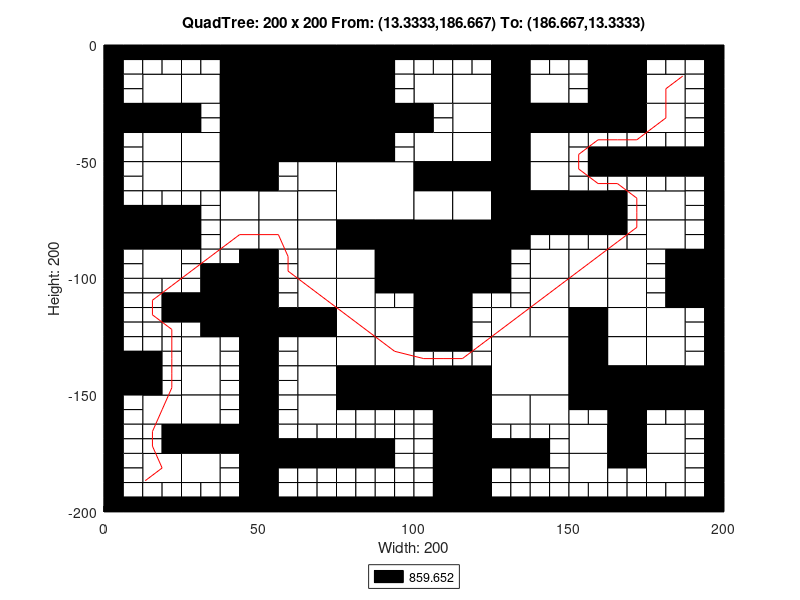

Here is the MATLAB script that generated this plot:
axis([0 200 -200 0]);
title('QuadTree: 200 x 200 From: (13.3333,186.667) To: (186.667,13.3333)');
xlabel('Width: 200');
ylabel('Height: 200');
rectangle('Position',[50 -25 25 25], 'FaceColor',[0 0 0]);
rectangle('Position',[50 -50 25 25], 'FaceColor',[0 0 0]);
rectangle('Position',[75 -75 25 25], 'FaceColor',[1 1 1]);
rectangle('Position',[100 -100 25 25], 'FaceColor',[0 0 0]);
rectangle('Position',[125 -150 25 25], 'FaceColor',[1 1 1]);
rectangle('Position',[12.5 -25 12.5 12.5], 'FaceColor',[1 1 1]);
rectangle('Position',[37.5 -12.5 12.5 12.5], 'FaceColor',[0 0 0]);
rectangle('Position',[25 -25 12.5 12.5], 'FaceColor',[1 1 1]);
rectangle('Position',[37.5 -25 12.5 12.5], 'FaceColor',[0 0 0]);
rectangle('Position',[0 -37.5 12.5 12.5], 'FaceColor',[0 0 0]);
rectangle('Position',[12.5 -37.5 12.5 12.5], 'FaceColor',[0 0 0]);
rectangle('Position',[12.5 -50 12.5 12.5], 'FaceColor',[1 1 1]);
rectangle('Position',[37.5 -37.5 12.5 12.5], 'FaceColor',[0 0 0]);
rectangle('Position',[25 -50 12.5 12.5], 'FaceColor',[1 1 1]);
rectangle('Position',[37.5 -50 12.5 12.5], 'FaceColor',[0 0 0]);
rectangle('Position',[75 -12.5 12.5 12.5], 'FaceColor',[0 0 0]);
rectangle('Position',[75 -25 12.5 12.5], 'FaceColor',[0 0 0]);
rectangle('Position',[75 -37.5 12.5 12.5], 'FaceColor',[0 0 0]);
rectangle('Position',[87.5 -37.5 12.5 12.5], 'FaceColor',[0 0 0]);
rectangle('Position',[75 -50 12.5 12.5], 'FaceColor',[0 0 0]);
rectangle('Position',[12.5 -62.5 12.5 12.5], 'FaceColor',[1 1 1]);
rectangle('Position',[25 -62.5 12.5 12.5], 'FaceColor',[1 1 1]);
rectangle('Position',[37.5 -62.5 12.5 12.5], 'FaceColor',[0 0 0]);
rectangle('Position',[37.5 -75 12.5 12.5], 'FaceColor',[1 1 1]);
rectangle('Position',[0 -87.5 12.5 12.5], 'FaceColor',[0 0 0]);
rectangle('Position',[12.5 -87.5 12.5 12.5], 'FaceColor',[0 0 0]);
rectangle('Position',[12.5 -100 12.5 12.5], 'FaceColor',[1 1 1]);
rectangle('Position',[37.5 -87.5 12.5 12.5], 'FaceColor',[1 1 1]);
rectangle('Position',[62.5 -62.5 12.5 12.5], 'FaceColor',[1 1 1]);
rectangle('Position',[50 -75 12.5 12.5], 'FaceColor',[1 1 1]);
rectangle('Position',[62.5 -75 12.5 12.5], 'FaceColor',[1 1 1]);
rectangle('Position',[50 -87.5 12.5 12.5], 'FaceColor',[1 1 1]);
rectangle('Position',[62.5 -87.5 12.5 12.5], 'FaceColor',[1 1 1]);
rectangle('Position',[62.5 -100 12.5 12.5], 'FaceColor',[1 1 1]);
rectangle('Position',[75 -87.5 12.5 12.5], 'FaceColor',[0 0 0]);
rectangle('Position',[87.5 -87.5 12.5 12.5], 'FaceColor',[0 0 0]);
rectangle('Position',[75 -100 12.5 12.5], 'FaceColor',[1 1 1]);
rectangle('Position',[87.5 -100 12.5 12.5], 'FaceColor',[0 0 0]);
rectangle('Position',[100 -25 12.5 12.5], 'FaceColor',[1 1 1]);
rectangle('Position',[112.5 -25 12.5 12.5], 'FaceColor',[1 1 1]);
rectangle('Position',[125 -12.5 12.5 12.5], 'FaceColor',[0 0 0]);
rectangle('Position',[125 -25 12.5 12.5], 'FaceColor',[0 0 0]);
rectangle('Position',[137.5 -25 12.5 12.5], 'FaceColor',[1 1 1]);
rectangle('Position',[112.5 -37.5 12.5 12.5], 'FaceColor',[1 1 1]);
rectangle('Position',[100 -50 12.5 12.5], 'FaceColor',[1 1 1]);
rectangle('Position',[112.5 -50 12.5 12.5], 'FaceColor',[1 1 1]);
rectangle('Position',[125 -37.5 12.5 12.5], 'FaceColor',[0 0 0]);
rectangle('Position',[137.5 -37.5 12.5 12.5], 'FaceColor',[0 0 0]);
rectangle('Position',[125 -50 12.5 12.5], 'FaceColor',[0 0 0]);
rectangle('Position',[137.5 -50 12.5 12.5], 'FaceColor',[1 1 1]);
rectangle('Position',[162.5 -12.5 12.5 12.5], 'FaceColor',[0 0 0]);
rectangle('Position',[162.5 -25 12.5 12.5], 'FaceColor',[0 0 0]);
rectangle('Position',[175 -25 12.5 12.5], 'FaceColor',[1 1 1]);
rectangle('Position',[150 -37.5 12.5 12.5], 'FaceColor',[0 0 0]);
rectangle('Position',[162.5 -37.5 12.5 12.5], 'FaceColor',[0 0 0]);
rectangle('Position',[175 -37.5 12.5 12.5], 'FaceColor',[1 1 1]);
rectangle('Position',[100 -62.5 12.5 12.5], 'FaceColor',[0 0 0]);
rectangle('Position',[112.5 -62.5 12.5 12.5], 'FaceColor',[0 0 0]);
rectangle('Position',[100 -75 12.5 12.5], 'FaceColor',[1 1 1]);
rectangle('Position',[112.5 -75 12.5 12.5], 'FaceColor',[1 1 1]);
rectangle('Position',[125 -62.5 12.5 12.5], 'FaceColor',[0 0 0]);
rectangle('Position',[137.5 -62.5 12.5 12.5], 'FaceColor',[1 1 1]);
rectangle('Position',[125 -75 12.5 12.5], 'FaceColor',[0 0 0]);
rectangle('Position',[137.5 -75 12.5 12.5], 'FaceColor',[0 0 0]);
rectangle('Position',[125 -87.5 12.5 12.5], 'FaceColor',[0 0 0]);
rectangle('Position',[137.5 -100 12.5 12.5], 'FaceColor',[1 1 1]);
rectangle('Position',[150 -75 12.5 12.5], 'FaceColor',[0 0 0]);
rectangle('Position',[175 -75 12.5 12.5], 'FaceColor',[1 1 1]);
rectangle('Position',[150 -100 12.5 12.5], 'FaceColor',[1 1 1]);
rectangle('Position',[162.5 -100 12.5 12.5], 'FaceColor',[1 1 1]);
rectangle('Position',[175 -87.5 12.5 12.5], 'FaceColor',[1 1 1]);
rectangle('Position',[187.5 -100 12.5 12.5], 'FaceColor',[0 0 0]);
rectangle('Position',[37.5 -112.5 12.5 12.5], 'FaceColor',[0 0 0]);
rectangle('Position',[37.5 -125 12.5 12.5], 'FaceColor',[0 0 0]);
rectangle('Position',[0 -150 12.5 12.5], 'FaceColor',[0 0 0]);
rectangle('Position',[25 -137.5 12.5 12.5], 'FaceColor',[1 1 1]);
rectangle('Position',[25 -150 12.5 12.5], 'FaceColor',[1 1 1]);
rectangle('Position',[62.5 -112.5 12.5 12.5], 'FaceColor',[1 1 1]);
rectangle('Position',[50 -125 12.5 12.5], 'FaceColor',[0 0 0]);
rectangle('Position',[62.5 -125 12.5 12.5], 'FaceColor',[0 0 0]);
rectangle('Position',[75 -112.5 12.5 12.5], 'FaceColor',[1 1 1]);
rectangle('Position',[75 -125 12.5 12.5], 'FaceColor',[1 1 1]);
rectangle('Position',[87.5 -125 12.5 12.5], 'FaceColor',[1 1 1]);
rectangle('Position',[62.5 -137.5 12.5 12.5], 'FaceColor',[1 1 1]);
rectangle('Position',[62.5 -150 12.5 12.5], 'FaceColor',[1 1 1]);
rectangle('Position',[75 -137.5 12.5 12.5], 'FaceColor',[1 1 1]);
rectangle('Position',[87.5 -137.5 12.5 12.5], 'FaceColor',[1 1 1]);
rectangle('Position',[75 -150 12.5 12.5], 'FaceColor',[0 0 0]);
rectangle('Position',[87.5 -150 12.5 12.5], 'FaceColor',[0 0 0]);
rectangle('Position',[12.5 -162.5 12.5 12.5], 'FaceColor',[1 1 1]);
rectangle('Position',[25 -162.5 12.5 12.5], 'FaceColor',[1 1 1]);
rectangle('Position',[25 -175 12.5 12.5], 'FaceColor',[0 0 0]);
rectangle('Position',[37.5 -175 12.5 12.5], 'FaceColor',[0 0 0]);
rectangle('Position',[12.5 -187.5 12.5 12.5], 'FaceColor',[1 1 1]);
rectangle('Position',[25 -187.5 12.5 12.5], 'FaceColor',[1 1 1]);
rectangle('Position',[62.5 -162.5 12.5 12.5], 'FaceColor',[1 1 1]);
rectangle('Position',[100 -112.5 12.5 12.5], 'FaceColor',[0 0 0]);
rectangle('Position',[100 -125 12.5 12.5], 'FaceColor',[0 0 0]);
rectangle('Position',[137.5 -112.5 12.5 12.5], 'FaceColor',[1 1 1]);
rectangle('Position',[125 -125 12.5 12.5], 'FaceColor',[1 1 1]);
rectangle('Position',[137.5 -125 12.5 12.5], 'FaceColor',[1 1 1]);
rectangle('Position',[100 -150 12.5 12.5], 'FaceColor',[0 0 0]);
rectangle('Position',[112.5 -150 12.5 12.5], 'FaceColor',[0 0 0]);
rectangle('Position',[150 -112.5 12.5 12.5], 'FaceColor',[1 1 1]);
rectangle('Position',[162.5 -112.5 12.5 12.5], 'FaceColor',[1 1 1]);
rectangle('Position',[150 -125 12.5 12.5], 'FaceColor',[0 0 0]);
rectangle('Position',[162.5 -125 12.5 12.5], 'FaceColor',[1 1 1]);
rectangle('Position',[187.5 -112.5 12.5 12.5], 'FaceColor',[0 0 0]);
rectangle('Position',[175 -125 12.5 12.5], 'FaceColor',[1 1 1]);
rectangle('Position',[150 -137.5 12.5 12.5], 'FaceColor',[0 0 0]);
rectangle('Position',[162.5 -137.5 12.5 12.5], 'FaceColor',[1 1 1]);
rectangle('Position',[150 -150 12.5 12.5], 'FaceColor',[0 0 0]);
rectangle('Position',[162.5 -150 12.5 12.5], 'FaceColor',[0 0 0]);
rectangle('Position',[175 -137.5 12.5 12.5], 'FaceColor',[1 1 1]);
rectangle('Position',[175 -150 12.5 12.5], 'FaceColor',[0 0 0]);
rectangle('Position',[187.5 -150 12.5 12.5], 'FaceColor',[0 0 0]);
rectangle('Position',[112.5 -162.5 12.5 12.5], 'FaceColor',[0 0 0]);
rectangle('Position',[112.5 -175 12.5 12.5], 'FaceColor',[0 0 0]);
rectangle('Position',[125 -162.5 12.5 12.5], 'FaceColor',[1 1 1]);
rectangle('Position',[137.5 -162.5 12.5 12.5], 'FaceColor',[1 1 1]);
rectangle('Position',[112.5 -187.5 12.5 12.5], 'FaceColor',[0 0 0]);
rectangle('Position',[112.5 -200 12.5 12.5], 'FaceColor',[0 0 0]);
rectangle('Position',[162.5 -162.5 12.5 12.5], 'FaceColor',[0 0 0]);
rectangle('Position',[150 -175 12.5 12.5], 'FaceColor',[1 1 1]);
rectangle('Position',[162.5 -175 12.5 12.5], 'FaceColor',[0 0 0]);
rectangle('Position',[175 -175 12.5 12.5], 'FaceColor',[1 1 1]);
rectangle('Position',[150 -187.5 12.5 12.5], 'FaceColor',[1 1 1]);
rectangle('Position',[175 -187.5 12.5 12.5], 'FaceColor',[1 1 1]);
rectangle('Position',[0 -6.25 6.25 6.25], 'FaceColor',[0 0 0]);
rectangle('Position',[6.25 -6.25 6.25 6.25], 'FaceColor',[0 0 0]);
rectangle('Position',[0 -12.5 6.25 6.25], 'FaceColor',[0 0 0]);
rectangle('Position',[6.25 -12.5 6.25 6.25], 'FaceColor',[1 1 1]);
rectangle('Position',[12.5 -6.25 6.25 6.25], 'FaceColor',[0 0 0]);
rectangle('Position',[18.75 -6.25 6.25 6.25], 'FaceColor',[0 0 0]);
rectangle('Position',[12.5 -12.5 6.25 6.25], 'FaceColor',[1 1 1]);
rectangle('Position',[18.75 -12.5 6.25 6.25], 'FaceColor',[1 1 1]);
rectangle('Position',[0 -18.75 6.25 6.25], 'FaceColor',[0 0 0]);
rectangle('Position',[6.25 -18.75 6.25 6.25], 'FaceColor',[1 1 1]);
rectangle('Position',[0 -25 6.25 6.25], 'FaceColor',[0 0 0]);
rectangle('Position',[6.25 -25 6.25 6.25], 'FaceColor',[1 1 1]);
rectangle('Position',[25 -6.25 6.25 6.25], 'FaceColor',[0 0 0]);
rectangle('Position',[31.25 -6.25 6.25 6.25], 'FaceColor',[0 0 0]);
rectangle('Position',[25 -12.5 6.25 6.25], 'FaceColor',[1 1 1]);
rectangle('Position',[31.25 -12.5 6.25 6.25], 'FaceColor',[1 1 1]);
rectangle('Position',[0 -43.75 6.25 6.25], 'FaceColor',[0 0 0]);
rectangle('Position',[6.25 -43.75 6.25 6.25], 'FaceColor',[1 1 1]);
rectangle('Position',[0 -50 6.25 6.25], 'FaceColor',[0 0 0]);
rectangle('Position',[6.25 -50 6.25 6.25], 'FaceColor',[1 1 1]);
rectangle('Position',[25 -31.25 6.25 6.25], 'FaceColor',[0 0 0]);
rectangle('Position',[31.25 -31.25 6.25 6.25], 'FaceColor',[1 1 1]);
rectangle('Position',[25 -37.5 6.25 6.25], 'FaceColor',[0 0 0]);
rectangle('Position',[31.25 -37.5 6.25 6.25], 'FaceColor',[1 1 1]);
rectangle('Position',[87.5 -6.25 6.25 6.25], 'FaceColor',[0 0 0]);
rectangle('Position',[93.75 -6.25 6.25 6.25], 'FaceColor',[0 0 0]);
rectangle('Position',[87.5 -12.5 6.25 6.25], 'FaceColor',[0 0 0]);
rectangle('Position',[93.75 -12.5 6.25 6.25], 'FaceColor',[1 1 1]);
rectangle('Position',[87.5 -18.75 6.25 6.25], 'FaceColor',[0 0 0]);
rectangle('Position',[93.75 -18.75 6.25 6.25], 'FaceColor',[1 1 1]);
rectangle('Position',[87.5 -25 6.25 6.25], 'FaceColor',[0 0 0]);
rectangle('Position',[93.75 -25 6.25 6.25], 'FaceColor',[1 1 1]);
rectangle('Position',[87.5 -43.75 6.25 6.25], 'FaceColor',[0 0 0]);
rectangle('Position',[93.75 -43.75 6.25 6.25], 'FaceColor',[1 1 1]);
rectangle('Position',[87.5 -50 6.25 6.25], 'FaceColor',[0 0 0]);
rectangle('Position',[93.75 -50 6.25 6.25], 'FaceColor',[1 1 1]);
rectangle('Position',[0 -56.25 6.25 6.25], 'FaceColor',[0 0 0]);
rectangle('Position',[6.25 -56.25 6.25 6.25], 'FaceColor',[1 1 1]);
rectangle('Position',[0 -62.5 6.25 6.25], 'FaceColor',[0 0 0]);
rectangle('Position',[6.25 -62.5 6.25 6.25], 'FaceColor',[1 1 1]);
rectangle('Position',[0 -68.75 6.25 6.25], 'FaceColor',[0 0 0]);
rectangle('Position',[6.25 -68.75 6.25 6.25], 'FaceColor',[1 1 1]);
rectangle('Position',[0 -75 6.25 6.25], 'FaceColor',[0 0 0]);
rectangle('Position',[6.25 -75 6.25 6.25], 'FaceColor',[0 0 0]);
rectangle('Position',[12.5 -68.75 6.25 6.25], 'FaceColor',[1 1 1]);
rectangle('Position',[18.75 -68.75 6.25 6.25], 'FaceColor',[1 1 1]);
rectangle('Position',[12.5 -75 6.25 6.25], 'FaceColor',[0 0 0]);
rectangle('Position',[18.75 -75 6.25 6.25], 'FaceColor',[0 0 0]);
rectangle('Position',[25 -68.75 6.25 6.25], 'FaceColor',[1 1 1]);
rectangle('Position',[31.25 -68.75 6.25 6.25], 'FaceColor',[1 1 1]);
rectangle('Position',[25 -75 6.25 6.25], 'FaceColor',[0 0 0]);
rectangle('Position',[31.25 -75 6.25 6.25], 'FaceColor',[1 1 1]);
rectangle('Position',[0 -93.75 6.25 6.25], 'FaceColor',[0 0 0]);
rectangle('Position',[6.25 -93.75 6.25 6.25], 'FaceColor',[1 1 1]);
rectangle('Position',[0 -100 6.25 6.25], 'FaceColor',[0 0 0]);
rectangle('Position',[6.25 -100 6.25 6.25], 'FaceColor',[1 1 1]);
rectangle('Position',[25 -81.25 6.25 6.25], 'FaceColor',[0 0 0]);
rectangle('Position',[31.25 -81.25 6.25 6.25], 'FaceColor',[1 1 1]);
rectangle('Position',[25 -87.5 6.25 6.25], 'FaceColor',[0 0 0]);
rectangle('Position',[31.25 -87.5 6.25 6.25], 'FaceColor',[1 1 1]);
rectangle('Position',[25 -93.75 6.25 6.25], 'FaceColor',[1 1 1]);
rectangle('Position',[31.25 -93.75 6.25 6.25], 'FaceColor',[1 1 1]);
rectangle('Position',[25 -100 6.25 6.25], 'FaceColor',[1 1 1]);
rectangle('Position',[31.25 -100 6.25 6.25], 'FaceColor',[0 0 0]);
rectangle('Position',[37.5 -93.75 6.25 6.25], 'FaceColor',[1 1 1]);
rectangle('Position',[43.75 -93.75 6.25 6.25], 'FaceColor',[0 0 0]);
rectangle('Position',[37.5 -100 6.25 6.25], 'FaceColor',[0 0 0]);
rectangle('Position',[43.75 -100 6.25 6.25], 'FaceColor',[0 0 0]);
rectangle('Position',[50 -56.25 6.25 6.25], 'FaceColor',[0 0 0]);
rectangle('Position',[56.25 -56.25 6.25 6.25], 'FaceColor',[1 1 1]);
rectangle('Position',[50 -62.5 6.25 6.25], 'FaceColor',[0 0 0]);
rectangle('Position',[56.25 -62.5 6.25 6.25], 'FaceColor',[1 1 1]);
rectangle('Position',[50 -93.75 6.25 6.25], 'FaceColor',[0 0 0]);
rectangle('Position',[56.25 -93.75 6.25 6.25], 'FaceColor',[1 1 1]);
rectangle('Position',[50 -100 6.25 6.25], 'FaceColor',[0 0 0]);
rectangle('Position',[56.25 -100 6.25 6.25], 'FaceColor',[1 1 1]);
rectangle('Position',[100 -6.25 6.25 6.25], 'FaceColor',[0 0 0]);
rectangle('Position',[106.25 -6.25 6.25 6.25], 'FaceColor',[0 0 0]);
rectangle('Position',[100 -12.5 6.25 6.25], 'FaceColor',[1 1 1]);
rectangle('Position',[106.25 -12.5 6.25 6.25], 'FaceColor',[1 1 1]);
rectangle('Position',[112.5 -6.25 6.25 6.25], 'FaceColor',[0 0 0]);
rectangle('Position',[118.75 -6.25 6.25 6.25], 'FaceColor',[0 0 0]);
rectangle('Position',[112.5 -12.5 6.25 6.25], 'FaceColor',[1 1 1]);
rectangle('Position',[118.75 -12.5 6.25 6.25], 'FaceColor',[1 1 1]);
rectangle('Position',[137.5 -6.25 6.25 6.25], 'FaceColor',[0 0 0]);
rectangle('Position',[143.75 -6.25 6.25 6.25], 'FaceColor',[0 0 0]);
rectangle('Position',[137.5 -12.5 6.25 6.25], 'FaceColor',[1 1 1]);
rectangle('Position',[143.75 -12.5 6.25 6.25], 'FaceColor',[1 1 1]);
rectangle('Position',[100 -31.25 6.25 6.25], 'FaceColor',[0 0 0]);
rectangle('Position',[106.25 -31.25 6.25 6.25], 'FaceColor',[1 1 1]);
rectangle('Position',[100 -37.5 6.25 6.25], 'FaceColor',[0 0 0]);
rectangle('Position',[106.25 -37.5 6.25 6.25], 'FaceColor',[1 1 1]);
rectangle('Position',[150 -6.25 6.25 6.25], 'FaceColor',[0 0 0]);
rectangle('Position',[156.25 -6.25 6.25 6.25], 'FaceColor',[0 0 0]);
rectangle('Position',[150 -12.5 6.25 6.25], 'FaceColor',[1 1 1]);
rectangle('Position',[156.25 -12.5 6.25 6.25], 'FaceColor',[0 0 0]);
rectangle('Position',[150 -18.75 6.25 6.25], 'FaceColor',[1 1 1]);
rectangle('Position',[156.25 -18.75 6.25 6.25], 'FaceColor',[0 0 0]);
rectangle('Position',[150 -25 6.25 6.25], 'FaceColor',[1 1 1]);
rectangle('Position',[156.25 -25 6.25 6.25], 'FaceColor',[0 0 0]);
rectangle('Position',[175 -6.25 6.25 6.25], 'FaceColor',[0 0 0]);
rectangle('Position',[181.25 -6.25 6.25 6.25], 'FaceColor',[0 0 0]);
rectangle('Position',[175 -12.5 6.25 6.25], 'FaceColor',[1 1 1]);
rectangle('Position',[181.25 -12.5 6.25 6.25], 'FaceColor',[1 1 1]);
rectangle('Position',[187.5 -6.25 6.25 6.25], 'FaceColor',[0 0 0]);
rectangle('Position',[193.75 -6.25 6.25 6.25], 'FaceColor',[0 0 0]);
rectangle('Position',[187.5 -12.5 6.25 6.25], 'FaceColor',[1 1 1]);
rectangle('Position',[193.75 -12.5 6.25 6.25], 'FaceColor',[0 0 0]);
rectangle('Position',[187.5 -18.75 6.25 6.25], 'FaceColor',[1 1 1]);
rectangle('Position',[193.75 -18.75 6.25 6.25], 'FaceColor',[0 0 0]);
rectangle('Position',[187.5 -25 6.25 6.25], 'FaceColor',[1 1 1]);
rectangle('Position',[193.75 -25 6.25 6.25], 'FaceColor',[0 0 0]);
rectangle('Position',[150 -43.75 6.25 6.25], 'FaceColor',[1 1 1]);
rectangle('Position',[156.25 -43.75 6.25 6.25], 'FaceColor',[1 1 1]);
rectangle('Position',[150 -50 6.25 6.25], 'FaceColor',[1 1 1]);
rectangle('Position',[156.25 -50 6.25 6.25], 'FaceColor',[0 0 0]);
rectangle('Position',[162.5 -43.75 6.25 6.25], 'FaceColor',[1 1 1]);
rectangle('Position',[168.75 -43.75 6.25 6.25], 'FaceColor',[1 1 1]);
rectangle('Position',[162.5 -50 6.25 6.25], 'FaceColor',[0 0 0]);
rectangle('Position',[168.75 -50 6.25 6.25], 'FaceColor',[0 0 0]);
rectangle('Position',[187.5 -31.25 6.25 6.25], 'FaceColor',[1 1 1]);
rectangle('Position',[193.75 -31.25 6.25 6.25], 'FaceColor',[0 0 0]);
rectangle('Position',[187.5 -37.5 6.25 6.25], 'FaceColor',[1 1 1]);
rectangle('Position',[193.75 -37.5 6.25 6.25], 'FaceColor',[0 0 0]);
rectangle('Position',[175 -43.75 6.25 6.25], 'FaceColor',[1 1 1]);
rectangle('Position',[181.25 -43.75 6.25 6.25], 'FaceColor',[1 1 1]);
rectangle('Position',[175 -50 6.25 6.25], 'FaceColor',[0 0 0]);
rectangle('Position',[181.25 -50 6.25 6.25], 'FaceColor',[0 0 0]);
rectangle('Position',[187.5 -43.75 6.25 6.25], 'FaceColor',[1 1 1]);
rectangle('Position',[193.75 -43.75 6.25 6.25], 'FaceColor',[0 0 0]);
rectangle('Position',[187.5 -50 6.25 6.25], 'FaceColor',[0 0 0]);
rectangle('Position',[193.75 -50 6.25 6.25], 'FaceColor',[0 0 0]);
rectangle('Position',[137.5 -81.25 6.25 6.25], 'FaceColor',[0 0 0]);
rectangle('Position',[143.75 -81.25 6.25 6.25], 'FaceColor',[0 0 0]);
rectangle('Position',[137.5 -87.5 6.25 6.25], 'FaceColor',[1 1 1]);
rectangle('Position',[143.75 -87.5 6.25 6.25], 'FaceColor',[1 1 1]);
rectangle('Position',[125 -93.75 6.25 6.25], 'FaceColor',[0 0 0]);
rectangle('Position',[131.25 -93.75 6.25 6.25], 'FaceColor',[1 1 1]);
rectangle('Position',[125 -100 6.25 6.25], 'FaceColor',[0 0 0]);
rectangle('Position',[131.25 -100 6.25 6.25], 'FaceColor',[1 1 1]);
rectangle('Position',[150 -56.25 6.25 6.25], 'FaceColor',[1 1 1]);
rectangle('Position',[156.25 -56.25 6.25 6.25], 'FaceColor',[0 0 0]);
rectangle('Position',[150 -62.5 6.25 6.25], 'FaceColor',[1 1 1]);
rectangle('Position',[156.25 -62.5 6.25 6.25], 'FaceColor',[1 1 1]);
rectangle('Position',[162.5 -56.25 6.25 6.25], 'FaceColor',[0 0 0]);
rectangle('Position',[168.75 -56.25 6.25 6.25], 'FaceColor',[0 0 0]);
rectangle('Position',[162.5 -62.5 6.25 6.25], 'FaceColor',[1 1 1]);
rectangle('Position',[168.75 -62.5 6.25 6.25], 'FaceColor',[1 1 1]);
rectangle('Position',[162.5 -68.75 6.25 6.25], 'FaceColor',[0 0 0]);
rectangle('Position',[168.75 -68.75 6.25 6.25], 'FaceColor',[1 1 1]);
rectangle('Position',[162.5 -75 6.25 6.25], 'FaceColor',[0 0 0]);
rectangle('Position',[168.75 -75 6.25 6.25], 'FaceColor',[1 1 1]);
rectangle('Position',[175 -56.25 6.25 6.25], 'FaceColor',[0 0 0]);
rectangle('Position',[181.25 -56.25 6.25 6.25], 'FaceColor',[0 0 0]);
rectangle('Position',[175 -62.5 6.25 6.25], 'FaceColor',[1 1 1]);
rectangle('Position',[181.25 -62.5 6.25 6.25], 'FaceColor',[1 1 1]);
rectangle('Position',[187.5 -56.25 6.25 6.25], 'FaceColor',[0 0 0]);
rectangle('Position',[193.75 -56.25 6.25 6.25], 'FaceColor',[0 0 0]);
rectangle('Position',[187.5 -62.5 6.25 6.25], 'FaceColor',[1 1 1]);
rectangle('Position',[193.75 -62.5 6.25 6.25], 'FaceColor',[0 0 0]);
rectangle('Position',[187.5 -68.75 6.25 6.25], 'FaceColor',[1 1 1]);
rectangle('Position',[193.75 -68.75 6.25 6.25], 'FaceColor',[0 0 0]);
rectangle('Position',[187.5 -75 6.25 6.25], 'FaceColor',[1 1 1]);
rectangle('Position',[193.75 -75 6.25 6.25], 'FaceColor',[0 0 0]);
rectangle('Position',[150 -81.25 6.25 6.25], 'FaceColor',[0 0 0]);
rectangle('Position',[156.25 -81.25 6.25 6.25], 'FaceColor',[0 0 0]);
rectangle('Position',[150 -87.5 6.25 6.25], 'FaceColor',[1 1 1]);
rectangle('Position',[156.25 -87.5 6.25 6.25], 'FaceColor',[1 1 1]);
rectangle('Position',[162.5 -81.25 6.25 6.25], 'FaceColor',[0 0 0]);
rectangle('Position',[168.75 -81.25 6.25 6.25], 'FaceColor',[1 1 1]);
rectangle('Position',[162.5 -87.5 6.25 6.25], 'FaceColor',[1 1 1]);
rectangle('Position',[168.75 -87.5 6.25 6.25], 'FaceColor',[1 1 1]);
rectangle('Position',[187.5 -81.25 6.25 6.25], 'FaceColor',[1 1 1]);
rectangle('Position',[193.75 -81.25 6.25 6.25], 'FaceColor',[0 0 0]);
rectangle('Position',[187.5 -87.5 6.25 6.25], 'FaceColor',[1 1 1]);
rectangle('Position',[193.75 -87.5 6.25 6.25], 'FaceColor',[0 0 0]);
rectangle('Position',[175 -93.75 6.25 6.25], 'FaceColor',[1 1 1]);
rectangle('Position',[181.25 -93.75 6.25 6.25], 'FaceColor',[0 0 0]);
rectangle('Position',[175 -100 6.25 6.25], 'FaceColor',[1 1 1]);
rectangle('Position',[181.25 -100 6.25 6.25], 'FaceColor',[0 0 0]);
rectangle('Position',[0 -106.25 6.25 6.25], 'FaceColor',[0 0 0]);
rectangle('Position',[6.25 -106.25 6.25 6.25], 'FaceColor',[1 1 1]);
rectangle('Position',[0 -112.5 6.25 6.25], 'FaceColor',[0 0 0]);
rectangle('Position',[6.25 -112.5 6.25 6.25], 'FaceColor',[1 1 1]);
rectangle('Position',[12.5 -106.25 6.25 6.25], 'FaceColor',[1 1 1]);
rectangle('Position',[18.75 -106.25 6.25 6.25], 'FaceColor',[1 1 1]);
rectangle('Position',[12.5 -112.5 6.25 6.25], 'FaceColor',[1 1 1]);
rectangle('Position',[18.75 -112.5 6.25 6.25], 'FaceColor',[0 0 0]);
rectangle('Position',[0 -118.75 6.25 6.25], 'FaceColor',[0 0 0]);
rectangle('Position',[6.25 -118.75 6.25 6.25], 'FaceColor',[1 1 1]);
rectangle('Position',[0 -125 6.25 6.25], 'FaceColor',[0 0 0]);
rectangle('Position',[6.25 -125 6.25 6.25], 'FaceColor',[1 1 1]);
rectangle('Position',[12.5 -118.75 6.25 6.25], 'FaceColor',[1 1 1]);
rectangle('Position',[18.75 -118.75 6.25 6.25], 'FaceColor',[0 0 0]);
rectangle('Position',[12.5 -125 6.25 6.25], 'FaceColor',[1 1 1]);
rectangle('Position',[18.75 -125 6.25 6.25], 'FaceColor',[1 1 1]);
rectangle('Position',[25 -106.25 6.25 6.25], 'FaceColor',[1 1 1]);
rectangle('Position',[31.25 -106.25 6.25 6.25], 'FaceColor',[0 0 0]);
rectangle('Position',[25 -112.5 6.25 6.25], 'FaceColor',[0 0 0]);
rectangle('Position',[31.25 -112.5 6.25 6.25], 'FaceColor',[0 0 0]);
rectangle('Position',[25 -118.75 6.25 6.25], 'FaceColor',[0 0 0]);
rectangle('Position',[31.25 -118.75 6.25 6.25], 'FaceColor',[0 0 0]);
rectangle('Position',[25 -125 6.25 6.25], 'FaceColor',[1 1 1]);
rectangle('Position',[31.25 -125 6.25 6.25], 'FaceColor',[0 0 0]);
rectangle('Position',[0 -131.25 6.25 6.25], 'FaceColor',[0 0 0]);
rectangle('Position',[6.25 -131.25 6.25 6.25], 'FaceColor',[1 1 1]);
rectangle('Position',[0 -137.5 6.25 6.25], 'FaceColor',[0 0 0]);
rectangle('Position',[6.25 -137.5 6.25 6.25], 'FaceColor',[0 0 0]);
rectangle('Position',[12.5 -131.25 6.25 6.25], 'FaceColor',[1 1 1]);
rectangle('Position',[18.75 -131.25 6.25 6.25], 'FaceColor',[1 1 1]);
rectangle('Position',[12.5 -137.5 6.25 6.25], 'FaceColor',[0 0 0]);
rectangle('Position',[18.75 -137.5 6.25 6.25], 'FaceColor',[1 1 1]);
rectangle('Position',[12.5 -143.75 6.25 6.25], 'FaceColor',[0 0 0]);
rectangle('Position',[18.75 -143.75 6.25 6.25], 'FaceColor',[1 1 1]);
rectangle('Position',[12.5 -150 6.25 6.25], 'FaceColor',[0 0 0]);
rectangle('Position',[18.75 -150 6.25 6.25], 'FaceColor',[1 1 1]);
rectangle('Position',[37.5 -131.25 6.25 6.25], 'FaceColor',[1 1 1]);
rectangle('Position',[43.75 -131.25 6.25 6.25], 'FaceColor',[0 0 0]);
rectangle('Position',[37.5 -137.5 6.25 6.25], 'FaceColor',[1 1 1]);
rectangle('Position',[43.75 -137.5 6.25 6.25], 'FaceColor',[0 0 0]);
rectangle('Position',[37.5 -143.75 6.25 6.25], 'FaceColor',[1 1 1]);
rectangle('Position',[43.75 -143.75 6.25 6.25], 'FaceColor',[0 0 0]);
rectangle('Position',[37.5 -150 6.25 6.25], 'FaceColor',[1 1 1]);
rectangle('Position',[43.75 -150 6.25 6.25], 'FaceColor',[0 0 0]);
rectangle('Position',[50 -106.25 6.25 6.25], 'FaceColor',[0 0 0]);
rectangle('Position',[56.25 -106.25 6.25 6.25], 'FaceColor',[1 1 1]);
rectangle('Position',[50 -112.5 6.25 6.25], 'FaceColor',[0 0 0]);
rectangle('Position',[56.25 -112.5 6.25 6.25], 'FaceColor',[1 1 1]);
rectangle('Position',[87.5 -106.25 6.25 6.25], 'FaceColor',[0 0 0]);
rectangle('Position',[93.75 -106.25 6.25 6.25], 'FaceColor',[0 0 0]);
rectangle('Position',[87.5 -112.5 6.25 6.25], 'FaceColor',[1 1 1]);
rectangle('Position',[93.75 -112.5 6.25 6.25], 'FaceColor',[1 1 1]);
rectangle('Position',[50 -131.25 6.25 6.25], 'FaceColor',[0 0 0]);
rectangle('Position',[56.25 -131.25 6.25 6.25], 'FaceColor',[1 1 1]);
rectangle('Position',[50 -137.5 6.25 6.25], 'FaceColor',[0 0 0]);
rectangle('Position',[56.25 -137.5 6.25 6.25], 'FaceColor',[1 1 1]);
rectangle('Position',[50 -143.75 6.25 6.25], 'FaceColor',[0 0 0]);
rectangle('Position',[56.25 -143.75 6.25 6.25], 'FaceColor',[1 1 1]);
rectangle('Position',[50 -150 6.25 6.25], 'FaceColor',[0 0 0]);
rectangle('Position',[56.25 -150 6.25 6.25], 'FaceColor',[1 1 1]);
rectangle('Position',[0 -156.25 6.25 6.25], 'FaceColor',[0 0 0]);
rectangle('Position',[6.25 -156.25 6.25 6.25], 'FaceColor',[1 1 1]);
rectangle('Position',[0 -162.5 6.25 6.25], 'FaceColor',[0 0 0]);
rectangle('Position',[6.25 -162.5 6.25 6.25], 'FaceColor',[1 1 1]);
rectangle('Position',[0 -168.75 6.25 6.25], 'FaceColor',[0 0 0]);
rectangle('Position',[6.25 -168.75 6.25 6.25], 'FaceColor',[1 1 1]);
rectangle('Position',[0 -175 6.25 6.25], 'FaceColor',[0 0 0]);
rectangle('Position',[6.25 -175 6.25 6.25], 'FaceColor',[1 1 1]);
rectangle('Position',[12.5 -168.75 6.25 6.25], 'FaceColor',[1 1 1]);
rectangle('Position',[18.75 -168.75 6.25 6.25], 'FaceColor',[0 0 0]);
rectangle('Position',[12.5 -175 6.25 6.25], 'FaceColor',[1 1 1]);
rectangle('Position',[18.75 -175 6.25 6.25], 'FaceColor',[0 0 0]);
rectangle('Position',[37.5 -156.25 6.25 6.25], 'FaceColor',[1 1 1]);
rectangle('Position',[43.75 -156.25 6.25 6.25], 'FaceColor',[0 0 0]);
rectangle('Position',[37.5 -162.5 6.25 6.25], 'FaceColor',[1 1 1]);
rectangle('Position',[43.75 -162.5 6.25 6.25], 'FaceColor',[0 0 0]);
rectangle('Position',[0 -181.25 6.25 6.25], 'FaceColor',[0 0 0]);
rectangle('Position',[6.25 -181.25 6.25 6.25], 'FaceColor',[1 1 1]);
rectangle('Position',[0 -187.5 6.25 6.25], 'FaceColor',[0 0 0]);
rectangle('Position',[6.25 -187.5 6.25 6.25], 'FaceColor',[1 1 1]);
rectangle('Position',[0 -193.75 6.25 6.25], 'FaceColor',[0 0 0]);
rectangle('Position',[6.25 -193.75 6.25 6.25], 'FaceColor',[1 1 1]);
rectangle('Position',[0 -200 6.25 6.25], 'FaceColor',[0 0 0]);
rectangle('Position',[6.25 -200 6.25 6.25], 'FaceColor',[0 0 0]);
rectangle('Position',[12.5 -193.75 6.25 6.25], 'FaceColor',[1 1 1]);
rectangle('Position',[18.75 -193.75 6.25 6.25], 'FaceColor',[1 1 1]);
rectangle('Position',[12.5 -200 6.25 6.25], 'FaceColor',[0 0 0]);
rectangle('Position',[18.75 -200 6.25 6.25], 'FaceColor',[0 0 0]);
rectangle('Position',[37.5 -181.25 6.25 6.25], 'FaceColor',[1 1 1]);
rectangle('Position',[43.75 -181.25 6.25 6.25], 'FaceColor',[0 0 0]);
rectangle('Position',[37.5 -187.5 6.25 6.25], 'FaceColor',[1 1 1]);
rectangle('Position',[43.75 -187.5 6.25 6.25], 'FaceColor',[0 0 0]);
rectangle('Position',[25 -193.75 6.25 6.25], 'FaceColor',[1 1 1]);
rectangle('Position',[31.25 -193.75 6.25 6.25], 'FaceColor',[1 1 1]);
rectangle('Position',[25 -200 6.25 6.25], 'FaceColor',[0 0 0]);
rectangle('Position',[31.25 -200 6.25 6.25], 'FaceColor',[0 0 0]);
rectangle('Position',[37.5 -193.75 6.25 6.25], 'FaceColor',[1 1 1]);
rectangle('Position',[43.75 -193.75 6.25 6.25], 'FaceColor',[0 0 0]);
rectangle('Position',[37.5 -200 6.25 6.25], 'FaceColor',[0 0 0]);
rectangle('Position',[43.75 -200 6.25 6.25], 'FaceColor',[0 0 0]);
rectangle('Position',[50 -156.25 6.25 6.25], 'FaceColor',[0 0 0]);
rectangle('Position',[56.25 -156.25 6.25 6.25], 'FaceColor',[1 1 1]);
rectangle('Position',[50 -162.5 6.25 6.25], 'FaceColor',[0 0 0]);
rectangle('Position',[56.25 -162.5 6.25 6.25], 'FaceColor',[1 1 1]);
rectangle('Position',[50 -168.75 6.25 6.25], 'FaceColor',[0 0 0]);
rectangle('Position',[56.25 -168.75 6.25 6.25], 'FaceColor',[1 1 1]);
rectangle('Position',[50 -175 6.25 6.25], 'FaceColor',[0 0 0]);
rectangle('Position',[56.25 -175 6.25 6.25], 'FaceColor',[0 0 0]);
rectangle('Position',[62.5 -168.75 6.25 6.25], 'FaceColor',[1 1 1]);
rectangle('Position',[68.75 -168.75 6.25 6.25], 'FaceColor',[1 1 1]);
rectangle('Position',[62.5 -175 6.25 6.25], 'FaceColor',[0 0 0]);
rectangle('Position',[68.75 -175 6.25 6.25], 'FaceColor',[0 0 0]);
rectangle('Position',[75 -156.25 6.25 6.25], 'FaceColor',[0 0 0]);
rectangle('Position',[81.25 -156.25 6.25 6.25], 'FaceColor',[0 0 0]);
rectangle('Position',[75 -162.5 6.25 6.25], 'FaceColor',[1 1 1]);
rectangle('Position',[81.25 -162.5 6.25 6.25], 'FaceColor',[1 1 1]);
rectangle('Position',[87.5 -156.25 6.25 6.25], 'FaceColor',[0 0 0]);
rectangle('Position',[93.75 -156.25 6.25 6.25], 'FaceColor',[0 0 0]);
rectangle('Position',[87.5 -162.5 6.25 6.25], 'FaceColor',[1 1 1]);
rectangle('Position',[93.75 -162.5 6.25 6.25], 'FaceColor',[1 1 1]);
rectangle('Position',[75 -168.75 6.25 6.25], 'FaceColor',[1 1 1]);
rectangle('Position',[81.25 -168.75 6.25 6.25], 'FaceColor',[1 1 1]);
rectangle('Position',[75 -175 6.25 6.25], 'FaceColor',[0 0 0]);
rectangle('Position',[81.25 -175 6.25 6.25], 'FaceColor',[0 0 0]);
rectangle('Position',[87.5 -168.75 6.25 6.25], 'FaceColor',[1 1 1]);
rectangle('Position',[93.75 -168.75 6.25 6.25], 'FaceColor',[1 1 1]);
rectangle('Position',[87.5 -175 6.25 6.25], 'FaceColor',[0 0 0]);
rectangle('Position',[93.75 -175 6.25 6.25], 'FaceColor',[1 1 1]);
rectangle('Position',[50 -181.25 6.25 6.25], 'FaceColor',[0 0 0]);
rectangle('Position',[56.25 -181.25 6.25 6.25], 'FaceColor',[0 0 0]);
rectangle('Position',[50 -187.5 6.25 6.25], 'FaceColor',[0 0 0]);
rectangle('Position',[56.25 -187.5 6.25 6.25], 'FaceColor',[1 1 1]);
rectangle('Position',[62.5 -181.25 6.25 6.25], 'FaceColor',[0 0 0]);
rectangle('Position',[68.75 -181.25 6.25 6.25], 'FaceColor',[0 0 0]);
rectangle('Position',[62.5 -187.5 6.25 6.25], 'FaceColor',[1 1 1]);
rectangle('Position',[68.75 -187.5 6.25 6.25], 'FaceColor',[1 1 1]);
rectangle('Position',[50 -193.75 6.25 6.25], 'FaceColor',[0 0 0]);
rectangle('Position',[56.25 -193.75 6.25 6.25], 'FaceColor',[1 1 1]);
rectangle('Position',[50 -200 6.25 6.25], 'FaceColor',[0 0 0]);
rectangle('Position',[56.25 -200 6.25 6.25], 'FaceColor',[0 0 0]);
rectangle('Position',[62.5 -193.75 6.25 6.25], 'FaceColor',[1 1 1]);
rectangle('Position',[68.75 -193.75 6.25 6.25], 'FaceColor',[1 1 1]);
rectangle('Position',[62.5 -200 6.25 6.25], 'FaceColor',[0 0 0]);
rectangle('Position',[68.75 -200 6.25 6.25], 'FaceColor',[0 0 0]);
rectangle('Position',[75 -181.25 6.25 6.25], 'FaceColor',[0 0 0]);
rectangle('Position',[81.25 -181.25 6.25 6.25], 'FaceColor',[0 0 0]);
rectangle('Position',[75 -187.5 6.25 6.25], 'FaceColor',[1 1 1]);
rectangle('Position',[81.25 -187.5 6.25 6.25], 'FaceColor',[1 1 1]);
rectangle('Position',[87.5 -181.25 6.25 6.25], 'FaceColor',[0 0 0]);
rectangle('Position',[93.75 -181.25 6.25 6.25], 'FaceColor',[1 1 1]);
rectangle('Position',[87.5 -187.5 6.25 6.25], 'FaceColor',[1 1 1]);
rectangle('Position',[93.75 -187.5 6.25 6.25], 'FaceColor',[1 1 1]);
rectangle('Position',[75 -193.75 6.25 6.25], 'FaceColor',[1 1 1]);
rectangle('Position',[81.25 -193.75 6.25 6.25], 'FaceColor',[1 1 1]);
rectangle('Position',[75 -200 6.25 6.25], 'FaceColor',[0 0 0]);
rectangle('Position',[81.25 -200 6.25 6.25], 'FaceColor',[0 0 0]);
rectangle('Position',[87.5 -193.75 6.25 6.25], 'FaceColor',[1 1 1]);
rectangle('Position',[93.75 -193.75 6.25 6.25], 'FaceColor',[1 1 1]);
rectangle('Position',[87.5 -200 6.25 6.25], 'FaceColor',[0 0 0]);
rectangle('Position',[93.75 -200 6.25 6.25], 'FaceColor',[0 0 0]);
rectangle('Position',[112.5 -106.25 6.25 6.25], 'FaceColor',[0 0 0]);
rectangle('Position',[118.75 -106.25 6.25 6.25], 'FaceColor',[0 0 0]);
rectangle('Position',[112.5 -112.5 6.25 6.25], 'FaceColor',[0 0 0]);
rectangle('Position',[118.75 -112.5 6.25 6.25], 'FaceColor',[1 1 1]);
rectangle('Position',[112.5 -118.75 6.25 6.25], 'FaceColor',[0 0 0]);
rectangle('Position',[118.75 -118.75 6.25 6.25], 'FaceColor',[1 1 1]);
rectangle('Position',[112.5 -125 6.25 6.25], 'FaceColor',[0 0 0]);
rectangle('Position',[118.75 -125 6.25 6.25], 'FaceColor',[1 1 1]);
rectangle('Position',[125 -106.25 6.25 6.25], 'FaceColor',[0 0 0]);
rectangle('Position',[131.25 -106.25 6.25 6.25], 'FaceColor',[1 1 1]);
rectangle('Position',[125 -112.5 6.25 6.25], 'FaceColor',[1 1 1]);
rectangle('Position',[131.25 -112.5 6.25 6.25], 'FaceColor',[1 1 1]);
rectangle('Position',[100 -131.25 6.25 6.25], 'FaceColor',[0 0 0]);
rectangle('Position',[106.25 -131.25 6.25 6.25], 'FaceColor',[0 0 0]);
rectangle('Position',[100 -137.5 6.25 6.25], 'FaceColor',[1 1 1]);
rectangle('Position',[106.25 -137.5 6.25 6.25], 'FaceColor',[1 1 1]);
rectangle('Position',[112.5 -131.25 6.25 6.25], 'FaceColor',[0 0 0]);
rectangle('Position',[118.75 -131.25 6.25 6.25], 'FaceColor',[1 1 1]);
rectangle('Position',[112.5 -137.5 6.25 6.25], 'FaceColor',[1 1 1]);
rectangle('Position',[118.75 -137.5 6.25 6.25], 'FaceColor',[1 1 1]);
rectangle('Position',[175 -106.25 6.25 6.25], 'FaceColor',[1 1 1]);
rectangle('Position',[181.25 -106.25 6.25 6.25], 'FaceColor',[0 0 0]);
rectangle('Position',[175 -112.5 6.25 6.25], 'FaceColor',[1 1 1]);
rectangle('Position',[181.25 -112.5 6.25 6.25], 'FaceColor',[0 0 0]);
rectangle('Position',[187.5 -118.75 6.25 6.25], 'FaceColor',[1 1 1]);
rectangle('Position',[193.75 -118.75 6.25 6.25], 'FaceColor',[0 0 0]);
rectangle('Position',[187.5 -125 6.25 6.25], 'FaceColor',[1 1 1]);
rectangle('Position',[193.75 -125 6.25 6.25], 'FaceColor',[0 0 0]);
rectangle('Position',[187.5 -131.25 6.25 6.25], 'FaceColor',[1 1 1]);
rectangle('Position',[193.75 -131.25 6.25 6.25], 'FaceColor',[0 0 0]);
rectangle('Position',[187.5 -137.5 6.25 6.25], 'FaceColor',[1 1 1]);
rectangle('Position',[193.75 -137.5 6.25 6.25], 'FaceColor',[0 0 0]);
rectangle('Position',[100 -156.25 6.25 6.25], 'FaceColor',[0 0 0]);
rectangle('Position',[106.25 -156.25 6.25 6.25], 'FaceColor',[0 0 0]);
rectangle('Position',[100 -162.5 6.25 6.25], 'FaceColor',[1 1 1]);
rectangle('Position',[106.25 -162.5 6.25 6.25], 'FaceColor',[0 0 0]);
rectangle('Position',[100 -168.75 6.25 6.25], 'FaceColor',[1 1 1]);
rectangle('Position',[106.25 -168.75 6.25 6.25], 'FaceColor',[0 0 0]);
rectangle('Position',[100 -175 6.25 6.25], 'FaceColor',[1 1 1]);
rectangle('Position',[106.25 -175 6.25 6.25], 'FaceColor',[0 0 0]);
rectangle('Position',[125 -168.75 6.25 6.25], 'FaceColor',[1 1 1]);
rectangle('Position',[131.25 -168.75 6.25 6.25], 'FaceColor',[1 1 1]);
rectangle('Position',[125 -175 6.25 6.25], 'FaceColor',[0 0 0]);
rectangle('Position',[131.25 -175 6.25 6.25], 'FaceColor',[0 0 0]);
rectangle('Position',[137.5 -168.75 6.25 6.25], 'FaceColor',[1 1 1]);
rectangle('Position',[143.75 -168.75 6.25 6.25], 'FaceColor',[1 1 1]);
rectangle('Position',[137.5 -175 6.25 6.25], 'FaceColor',[0 0 0]);
rectangle('Position',[143.75 -175 6.25 6.25], 'FaceColor',[1 1 1]);
rectangle('Position',[100 -181.25 6.25 6.25], 'FaceColor',[1 1 1]);
rectangle('Position',[106.25 -181.25 6.25 6.25], 'FaceColor',[0 0 0]);
rectangle('Position',[100 -187.5 6.25 6.25], 'FaceColor',[1 1 1]);
rectangle('Position',[106.25 -187.5 6.25 6.25], 'FaceColor',[0 0 0]);
rectangle('Position',[100 -193.75 6.25 6.25], 'FaceColor',[1 1 1]);
rectangle('Position',[106.25 -193.75 6.25 6.25], 'FaceColor',[0 0 0]);
rectangle('Position',[100 -200 6.25 6.25], 'FaceColor',[0 0 0]);
rectangle('Position',[106.25 -200 6.25 6.25], 'FaceColor',[0 0 0]);
rectangle('Position',[125 -181.25 6.25 6.25], 'FaceColor',[0 0 0]);
rectangle('Position',[131.25 -181.25 6.25 6.25], 'FaceColor',[0 0 0]);
rectangle('Position',[125 -187.5 6.25 6.25], 'FaceColor',[1 1 1]);
rectangle('Position',[131.25 -187.5 6.25 6.25], 'FaceColor',[1 1 1]);
rectangle('Position',[137.5 -181.25 6.25 6.25], 'FaceColor',[0 0 0]);
rectangle('Position',[143.75 -181.25 6.25 6.25], 'FaceColor',[1 1 1]);
rectangle('Position',[137.5 -187.5 6.25 6.25], 'FaceColor',[1 1 1]);
rectangle('Position',[143.75 -187.5 6.25 6.25], 'FaceColor',[1 1 1]);
rectangle('Position',[125 -193.75 6.25 6.25], 'FaceColor',[1 1 1]);
rectangle('Position',[131.25 -193.75 6.25 6.25], 'FaceColor',[1 1 1]);
rectangle('Position',[125 -200 6.25 6.25], 'FaceColor',[0 0 0]);
rectangle('Position',[131.25 -200 6.25 6.25], 'FaceColor',[0 0 0]);
rectangle('Position',[137.5 -193.75 6.25 6.25], 'FaceColor',[1 1 1]);
rectangle('Position',[143.75 -193.75 6.25 6.25], 'FaceColor',[1 1 1]);
rectangle('Position',[137.5 -200 6.25 6.25], 'FaceColor',[0 0 0]);
rectangle('Position',[143.75 -200 6.25 6.25], 'FaceColor',[0 0 0]);
rectangle('Position',[150 -156.25 6.25 6.25], 'FaceColor',[0 0 0]);
rectangle('Position',[156.25 -156.25 6.25 6.25], 'FaceColor',[0 0 0]);
rectangle('Position',[150 -162.5 6.25 6.25], 'FaceColor',[1 1 1]);
rectangle('Position',[156.25 -162.5 6.25 6.25], 'FaceColor',[1 1 1]);
rectangle('Position',[175 -156.25 6.25 6.25], 'FaceColor',[0 0 0]);
rectangle('Position',[181.25 -156.25 6.25 6.25], 'FaceColor',[0 0 0]);
rectangle('Position',[175 -162.5 6.25 6.25], 'FaceColor',[1 1 1]);
rectangle('Position',[181.25 -162.5 6.25 6.25], 'FaceColor',[1 1 1]);
rectangle('Position',[187.5 -156.25 6.25 6.25], 'FaceColor',[0 0 0]);
rectangle('Position',[193.75 -156.25 6.25 6.25], 'FaceColor',[0 0 0]);
rectangle('Position',[187.5 -162.5 6.25 6.25], 'FaceColor',[1 1 1]);
rectangle('Position',[193.75 -162.5 6.25 6.25], 'FaceColor',[0 0 0]);
rectangle('Position',[187.5 -168.75 6.25 6.25], 'FaceColor',[1 1 1]);
rectangle('Position',[193.75 -168.75 6.25 6.25], 'FaceColor',[0 0 0]);
rectangle('Position',[187.5 -175 6.25 6.25], 'FaceColor',[1 1 1]);
rectangle('Position',[193.75 -175 6.25 6.25], 'FaceColor',[0 0 0]);
rectangle('Position',[162.5 -181.25 6.25 6.25], 'FaceColor',[0 0 0]);
rectangle('Position',[168.75 -181.25 6.25 6.25], 'FaceColor',[0 0 0]);
rectangle('Position',[162.5 -187.5 6.25 6.25], 'FaceColor',[1 1 1]);
rectangle('Position',[168.75 -187.5 6.25 6.25], 'FaceColor',[1 1 1]);
rectangle('Position',[150 -193.75 6.25 6.25], 'FaceColor',[1 1 1]);
rectangle('Position',[156.25 -193.75 6.25 6.25], 'FaceColor',[1 1 1]);
rectangle('Position',[150 -200 6.25 6.25], 'FaceColor',[0 0 0]);
rectangle('Position',[156.25 -200 6.25 6.25], 'FaceColor',[0 0 0]);
rectangle('Position',[162.5 -193.75 6.25 6.25], 'FaceColor',[1 1 1]);
rectangle('Position',[168.75 -193.75 6.25 6.25], 'FaceColor',[1 1 1]);
rectangle('Position',[162.5 -200 6.25 6.25], 'FaceColor',[0 0 0]);
rectangle('Position',[168.75 -200 6.25 6.25], 'FaceColor',[0 0 0]);
rectangle('Position',[187.5 -181.25 6.25 6.25], 'FaceColor',[1 1 1]);
rectangle('Position',[193.75 -181.25 6.25 6.25], 'FaceColor',[0 0 0]);
rectangle('Position',[187.5 -187.5 6.25 6.25], 'FaceColor',[1 1 1]);
rectangle('Position',[193.75 -187.5 6.25 6.25], 'FaceColor',[0 0 0]);
rectangle('Position',[175 -193.75 6.25 6.25], 'FaceColor',[1 1 1]);
rectangle('Position',[181.25 -193.75 6.25 6.25], 'FaceColor',[1 1 1]);
rectangle('Position',[175 -200 6.25 6.25], 'FaceColor',[0 0 0]);
rectangle('Position',[181.25 -200 6.25 6.25], 'FaceColor',[0 0 0]);
rectangle('Position',[187.5 -193.75 6.25 6.25], 'FaceColor',[1 1 1]);
rectangle('Position',[193.75 -193.75 6.25 6.25], 'FaceColor',[0 0 0]);
rectangle('Position',[187.5 -200 6.25 6.25], 'FaceColor',[0 0 0]);
rectangle('Position',[193.75 -200 6.25 6.25], 'FaceColor',[0 0 0]);
X=[186.667,181.25,181.25,171.875,165.625,159.375,153.125,153.125,159.375,165.625,171.875,171.875,171.875,165.625,156.25,143.75,131.25,121.875,115.625,109.375,103.125,93.75,81.25,68.75,59.375,59.375,56.25,43.75,34.375,28.125,21.875,15.625,15.625,21.875,21.875,21.875,21.875,21.875,18.75,15.625,15.625,18.75,13.3333];
Y=[-13.3333,-18.75,-31.25,-40.625,-40.625,-40.625,-46.875,-53.125,-59.375,-59.375,-65.625,-71.875,-78.125,-84.375,-93.75,-106.25,-118.75,-128.125,-134.375,-134.375,-134.375,-131.25,-118.75,-106.25,-96.875,-90.625,-81.25,-81.25,-90.625,-96.875,-103.125,-109.375,-115.625,-121.875,-128.125,-134.375,-140.625,-146.875,-156.25,-165.625,-171.875,-181.25,-186.667];
hold on;
plot(X,Y,'r');
legend('859.652','Location','southoutside');
